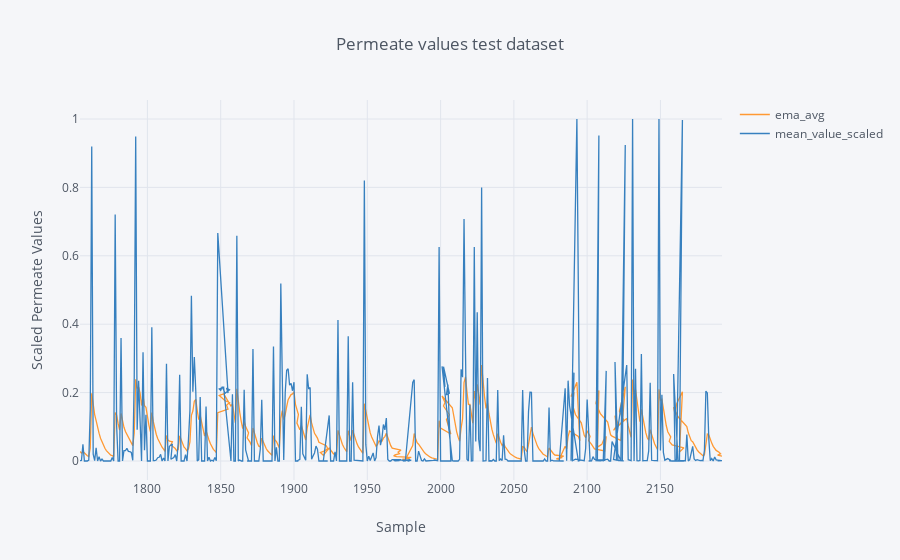

Notebook source saved alongside this figure:
### Markdown cell above
### Test data set

### Code cell
X_test[[STAT,'mean_value_scaled']].iplot(xTitle='Sample', yTitle='Scaled Permeate Values',title='Permeate values test dataset')

### Figure 1 — Plotly figure (JSON) as saved in the notebook; plotly's stock layout.template omitted (floating-point values rounded to 4 significant figures; data arrays with more than 128 entries replaced by an {"elided": "..."} marker saying what was removed)
{"data": [{"line": {"color": "rgba(255, 153, 51, 1.0)", "dash": "solid", "shape": "linear", "width": 1.3}, "mode": "lines", "name": "ema_avg", "text": "", "type": "scatter", "uid": "bc6352ad-c167-42a9-aba7-31d3bed77795", "x": {"elided": "439 int values"}, "y": {"elided": "439 float values"}}, {"line": {"color": "rgba(55, 128, 191, 1.0)", "dash": "solid", "shape": "linear", "width": 1.3}, "mode": "lines", "name": "mean_value_scaled", "text": "", "type": "scatter", "uid": "2892afd9-98bb-40b0-9802-1e43108c228a", "x": {"elided": "439 int values"}, "y": {"elided": "439 float values"}}], "layout": {"legend": {"bgcolor": "#F5F6F9", "font": {"color": "#4D5663"}}, "paper_bgcolor": "#F5F6F9", "plot_bgcolor": "#F5F6F9", "title": {"font": {"color": "#4D5663"}, "text": "Permeate values test dataset"}, "xaxis": {"gridcolor": "#E1E5ED", "showgrid": true, "tickfont": {"color": "#4D5663"}, "title": {"font": {"color": "#4D5663"}, "text": "Sample"}, "zerolinecolor": "#E1E5ED"}, "yaxis": {"gridcolor": "#E1E5ED", "showgrid": true, "tickfont": {"color": "#4D5663"}, "title": {"font": {"color": "#4D5663"}, "text": "Scaled Permeate Values"}, "zerolinecolor": "#E1E5ED"}}}
